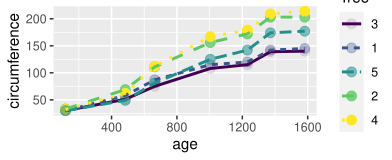

Recreate this plot in R.
# scatter plot 
library(ggplot2)
data('cars')
View(cars)

ggplot(data = cars, aes(x=speed, y=dist))+geom_point()+
  geom_smooth(method='lm', se=T, level=0.95)

# scatter plot with multi lines
data('Orange')
ggplot(data = Orange, aes(age, circumference, colour=Tree))+
  geom_point(size=2, shape=16)
# scatter plot separate by shape
ggplot(data = Orange, aes(age, circumference, colour=Tree))+
  geom_point(size=3, aes(alpha=Tree))+
  geom_line(aes(linetype=Tree), size=1)+
  labs(x='age',y='circumference', title='graph')


# bubble plot
install.packages('viridis')
library(viridis)
?viridis
data('quakes')
nrow(quakes)
q_s <- quakes[seq(from=1,to=1000,by=10),]
nrow(q_s)

ggplot(data = q_s, aes(x=lat,y=long))+
  geom_point(aes(size=mag,colour=mag))+
  guides(size=F)+
  scale_colour_viridis_b(option='B')+
  scale_size_continuous(range=c(1,9))+
  labs= (x='latitude',y='Longitude', title="Graph")+
  ggsave('bubbleplot.pdf')

# Jitter plot
data('diamonds')
nrow(diamonds)
d_s <- diamonds[seq(from=1,to=53940,by=1000),]
nrow(d_s)
# scatter plot 
library(ggplot2)
data('cars')
View(cars)

ggplot(data = cars, aes(x=speed, y=dist))+geom_point()+
  geom_smooth(method='lm', se=T, level=0.95)

# scatter plot with multi lines
data('Orange')
ggplot(data = Orange, aes(age, circumference, colour=Tree))+
  geom_point(size=2, shape=16)
# scatter plot separate by shape
ggplot(data = Orange, aes(age, circumference, colour=Tree))+
  geom_point(size=3, aes(alpha=Tree))+
  geom_line(aes(linetype=Tree), size=1)+
  labs(x='age',y='circumference', title='graph')


# bubble plot
install.packages('viridis')
library(viridis)
?viridis
data('quakes')
nrow(quakes)
q_s <- quakes[seq(from=1,to=1000,by=10),]
nrow(q_s)

ggplot(data = q_s, aes(x=lat,y=long))+
  geom_point(aes(size=mag,colour=mag))+
  guides(size=F)+
  scale_colour_viridis_b(option='B')+
  scale_size_continuous(range=c(1,9))+
  labs= (x='latitude',y='Longitude', title="Graph")+
  ggsave('bubbleplot.pdf')

# Jitter plot
data('diamonds')
nrow(diamonds)
d_s <- diamonds[seq(from=1,to=53940,by=1000),]
nrow(d_s)
# scatter plot 
library(ggplot2)
data('cars')
View(cars)

ggplot(data = cars, aes(x=speed, y=dist))+geom_point()+
  geom_smooth(method='lm', se=T, level=0.95)

# scatter plot with multi lines
data('Orange')
ggplot(data = Orange, aes(age, circumference, colour=Tree))+
  geom_point(size=2, shape=16)
# scatter plot separate by shape
ggplot(data = Orange, aes(age, circumference, colour=Tree))+
  geom_point(size=3, aes(alpha=Tree))+
  geom_line(aes(linetype=Tree), size=1)+
  labs(x='age',y='circumference', title='graph')


# bubble plot
install.packages('viridis')
library(viridis)
?viridis
data('quakes')
nrow(quakes)
q_s <- quakes[seq(from=1,to=1000,by=10),]
nrow(q_s)

ggplot(data = q_s, aes(x=lat,y=long))+
  geom_point(aes(size=mag,colour=mag))+
  guides(size=F)+
  scale_colour_viridis_b(option='B')+
  scale_size_continuous(range=c(1,9))+
  labs= (x='latitude',y='Longitude', title="Graph")+
  ggsave('bubbleplot.pdf')

# Jitter plot
data('diamonds')
nrow(diamonds)
d_s <- diamonds[seq(from=1,to=53940,by=1000),]
nrow(d_s)
ggplot(data = d_s, aes(cut, price, colour=cut))+ geom_jitter()
